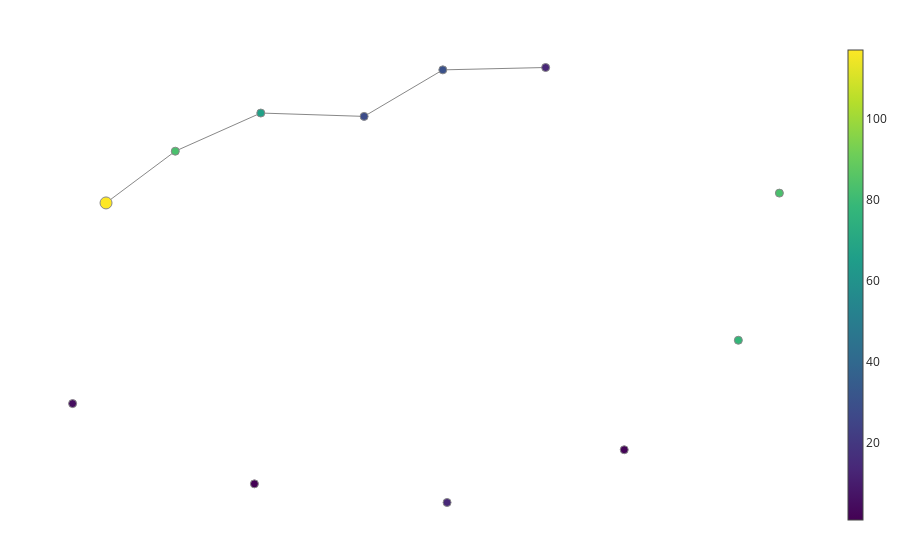

Here is the notebook cell this chart was saved with:
### Code cell
filter_func = l1_norm_trans
cover = map.OneDimensionalCover(kind='uniform', n_intervals=35, overlap_frac=0.35)
clusterer = cluster.DBSCAN()

pipe = map.make_mapper_pipeline(
    filter_func=filter_func,
    cover=cover,
    clusterer=clusterer,
    verbose=False,
    n_jobs=1,
)

df_cluster0_codes = df_cluster0.iloc[:,1:-5]
fig = map.plot_static_mapper_graph(pipe, df_cluster0_codes.to_numpy())
fig.show(config={'scrollZoom': True})

### Figure 1 — Plotly figure (JSON) as saved in the notebook; plotly's stock layout.template omitted (floating-point values rounded to 4 significant figures)
{"data": [{"hoverinfo": "none", "line": {"color": "#888", "width": 1}, "mode": "lines", "name": "edge_trace", "type": "scatter", "uid": "cf61a956-62fe-4f14-9a3c-28e9dcdb4773", "x": [-0.6541, 0.01466, null, -0.6541, -1.207, null, 0.01466, 0.5242, null, 1.19, 0.5242, null, -1.656, -1.207, null], "y": [0.5631, 0.5317, null, 0.5631, 0.2073, null, 0.5317, 0.966, null, 0.988, 0.966, null, -0.2756, 0.2073, null]}, {"hoverinfo": "text", "hovertext": ["Node ID: 0<br>Pullback set label: 2<br>Partial cluster label: -1<br>Node size: 12<br>Summary statistic: 66.8", "Node ID: 1<br>Pullback set label: 3<br>Partial cluster label: -1<br>Node size: 7<br>Summary statistic: 27.9", "Node ID: 2<br>Pullback set label: 11<br>Partial cluster label: -1<br>Node size: 1<br>Summary statistic: 1.0", "Node ID: 3<br>Pullback set label: 10<br>Partial cluster label: -1<br>Node size: 1<br>Summary statistic: 2.0", "Node ID: 4<br>Pullback set label: 5<br>Partial cluster label: -1<br>Node size: 3<br>Summary statistic: 13.7", "Node ID: 5<br>Pullback set label: 7<br>Partial cluster label: -1<br>Node size: 1<br>Summary statistic: 5.0", "Node ID: 6<br>Pullback set label: 0<br>Partial cluster label: -1<br>Node size: 175<br>Summary statistic: 117.0", "Node ID: 7<br>Pullback set label: 1<br>Partial cluster label: -1<br>Node size: 40<br>Summary statistic: 83.1", "Node ID: 8<br>Pullback set label: 4<br>Partial cluster label: -1<br>Node size: 4<br>Summary statistic: 30.2", "Node ID: 9<br>Pullback set label: 8<br>Partial cluster label: -1<br>Node size: 1<br>Summary statistic: 14.0", "Node ID: 10<br>Pullback set label: 6<br>Partial cluster label: -1<br>Node size: 1<br>Summary statistic: 78.0", "Node ID: 11<br>Pullback set label: 9<br>Partial cluster label: -1<br>Node size: 1<br>Summary statistic: 83.0"], "marker": {"color": [66.83, 27.86, 1, 2, 13.67, 5, 117.0, 83.12, 30.25, 14, 78, 83], "colorbar": {"thickness": 15, "title": {"side": "right", "text": ""}, "xanchor": "left"}, "colorscale": [[0, "#440154"], [0.1111, "#482878"], [0.2222, "#3e4989"], [0.3333, "#31688e"], [0.4444, "#26828e"], [0.5556, "#1f9e89"], [0.6667, "#35b779"], [0.7778, "#6ece58"], [0.8889, "#b5de2b"], [1, "#fde725"]], "line": {"color": "#888", "width": 1}, "opacity": 1, "reversescale": false, "showscale": true, "size": [12, 7, 1, 1, 3, 1, 175, 40, 4, 1, 1, 1], "sizemin": 4, "sizemode": "area", "sizeref": 2.431}, "mode": "markers", "name": "node_trace", "type": "scatter", "uid": "6ab6aebe-5d57-449f-8272-cd9b78e7a274", "x": [-0.6541, 0.01466, -0.6953, 1.698, 1.19, -1.872, -1.656, -1.207, 0.5242, 0.5516, 2.437, 2.703], "y": [0.5631, 0.5317, -2.897, -2.579, 0.988, -2.148, -0.2756, 0.2073, 0.966, -3.071, -1.557, -0.1841]}], "layout": {"autosize": false, "hovermode": "closest", "margin": {"b": 20, "l": 5, "r": 5, "t": 40}, "showlegend": false, "title": {"text": ""}, "xaxis": {"showgrid": false, "showline": false, "showticklabels": false, "ticks": "", "title": {"text": ""}, "zeroline": false}, "yaxis": {"showgrid": false, "showline": false, "showticklabels": false, "ticks": "", "title": {"text": ""}, "zeroline": false}}}
